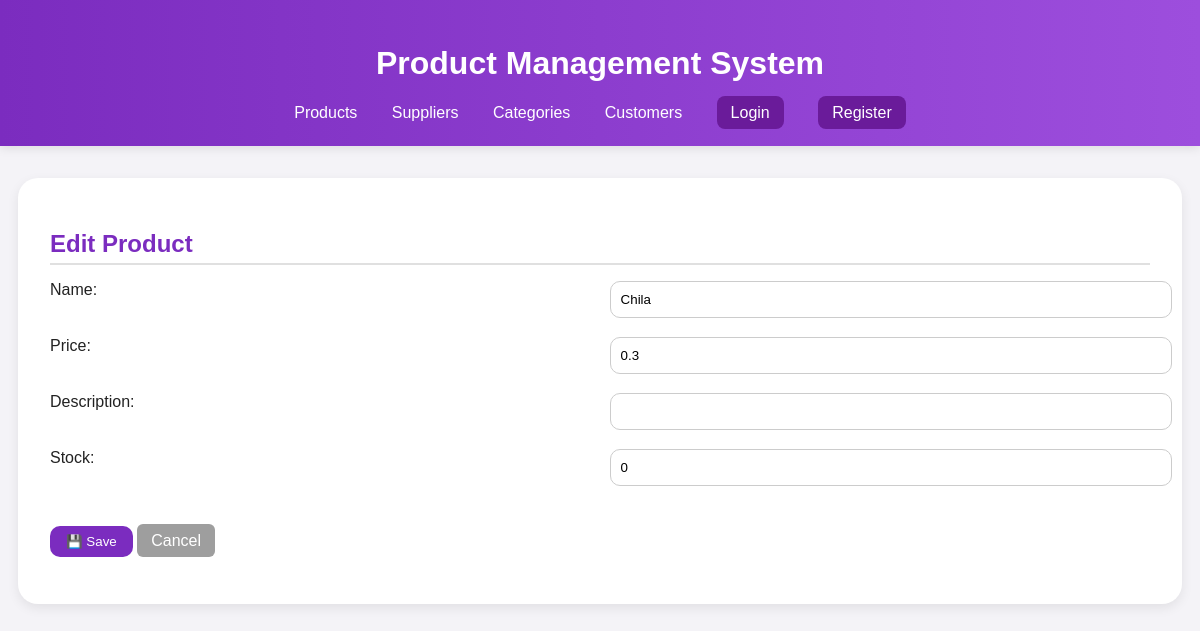
The app's page /edit/product/1, older data.
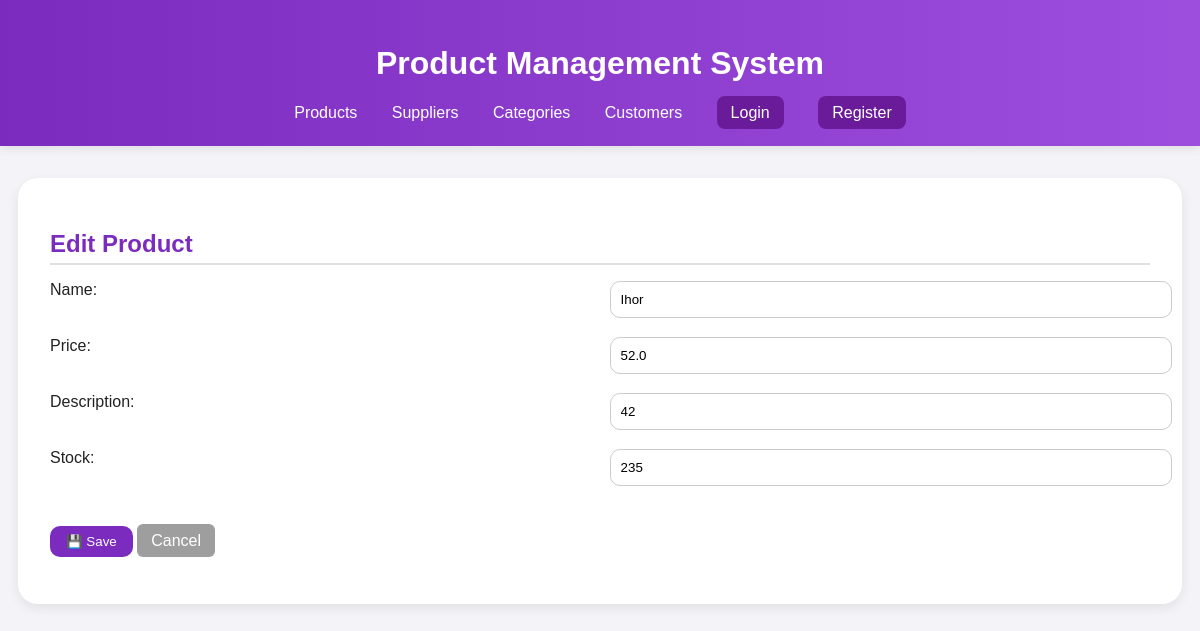
The same page, newer data.
### models.py (models this page shows)
class Product(db.Model):
    id = db.Column(db.Integer, primary_key=True)
    name = db.Column(db.String(120), nullable=False)
    price = db.Column(db.Float, nullable=False)
    supplier_id = db.Column(db.Integer, db.ForeignKey('supplier.id'))
    category_id = db.Column(db.Integer, db.ForeignKey('category.id'))
    description = db.Column(db.String(255))
    stock = db.Column(db.Integer, default=0)

### routes.py (the view, shortened to what this page needs)
@app.route('/edit/<string:model>/<int:item_id>', methods=['GET', 'POST'])
def edit_item(model, item_id):
    models = {
        'product': Product,
        'supplier': Supplier,
        'category': Category,
        'customer': Customer
    }
    model_class = models.get(model)
    if not model_class:
        return jsonify({"error": "Invalid model"}), 400
    item = model_class.query.get_or_404(item_id)
    return_page = {
        'product': 'index',
        'supplier': 'suppliers',
        'category': 'categories',
        'customer': 'customers'
    }.get(model, 'index')
    return render_template('edit_item.html', model=model, item=item, return_page=return_page)

### templates/edit_item.html (shortened to what this page needs)
{% extends "base.html" %}
{% block content %}
<div class="card">
  <h2>Edit {{ model|capitalize }}</h2>
  <form method="POST">
    {% if model == 'product' %}
      <label>Name:</label>
      <input type="text" name="name" value="{{ item.name }}" required>
      <label>Price:</label>
      <input type="number" step="0.01" name="price" value="{{ item.price }}" required>
      <label>Description:</label>
      <input type="text" name="description" value="{{ item.description or '' }}">
      <label>Stock:</label>
      <input type="number" name="stock" value="{{ item.stock or 0 }}">
    {% elif model == 'supplier' %}
      <label>Name:</label>
      <input type="text" name="name" value="{{ item.name }}" required>
      <label>Phone:</label>
      <input type="text" name="phone" value="{{ item.phone or '' }}">
    {% elif model == 'category' %}
      <label>Name:</label>
      <input type="text" name="name" value="{{ item.name }}" required>
    {% elif model == 'customer' %}
      <label>Name:</label>
      <input type="text" name="name" value="{{ item.name }}" required>
      <label>Email:</label>
      <input type="email" name="email" value="{{ item.email or '' }}">
    {% endif %}
    <div style="margin-top: 20px;">
      <button type="submit" class="btn-add">💾 Save</button>
      <a href="{{ url_for(return_page) }}" class="btn-cancel">Cancel</a>
    </div>
  </form>
</div>
{% endblock %}

Row changes from the older to the newer data that the page shows:
changed Product: name "Chila" → "Ihor"; price "0.3" → "52.0"; description (not shown) → "42"; stock "0" → "235"
